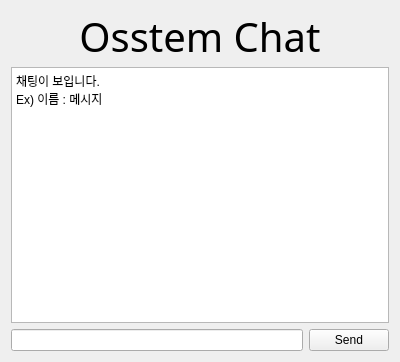
<?xml version="1.0" encoding="UTF-8"?>
<ui version="4.0">
 <class>ChatWindow</class>
 <widget class="QWidget" name="ChatWindow">
  <property name="geometry">
   <rect>
    <x>0</x>
    <y>0</y>
    <width>400</width>
    <height>362</height>
   </rect>
  </property>
  <property name="windowTitle">
   <string>Form</string>
  </property>
  <layout class="QVBoxLayout" name="verticalLayout_2">
   <item>
    <layout class="QVBoxLayout" name="verticalLayout">
     <item>
      <widget class="QLabel" name="label">
       <property name="maximumSize">
        <size>
         <width>16777215</width>
         <height>50</height>
        </size>
       </property>
       <property name="font">
        <font>
         <family>Arial Rounded MT Bold</family>
         <pointsize>30</pointsize>
        </font>
       </property>
       <property name="text">
        <string>Osstem Chat</string>
       </property>
       <property name="alignment">
        <set>Qt::AlignCenter</set>
       </property>
      </widget>
     </item>
     <item>
      <widget class="QTextEdit" name="textEdit">
       <property name="html">
        <string>&lt;!DOCTYPE HTML PUBLIC &quot;-//W3C//DTD HTML 4.0//EN&quot; &quot;http://www.w3.org/TR/REC-html40/strict.dtd&quot;&gt;
&lt;html&gt;&lt;head&gt;&lt;meta name=&quot;qrichtext&quot; content=&quot;1&quot; /&gt;&lt;meta charset=&quot;utf-8&quot; /&gt;&lt;style type=&quot;text/css&quot;&gt;
p, li { white-space: pre-wrap; }
hr { height: 1px; border-width: 0; }
&lt;/style&gt;&lt;/head&gt;&lt;body style=&quot; font-family:'맑은 고딕'; font-size:9pt; font-weight:400; font-style:normal;&quot;&gt;
&lt;p style=&quot; margin-top:0px; margin-bottom:0px; margin-left:0px; margin-right:0px; -qt-block-indent:0; text-indent:0px;&quot;&gt;채팅이 보입니다.&lt;/p&gt;
&lt;p style=&quot; margin-top:0px; margin-bottom:0px; margin-left:0px; margin-right:0px; -qt-block-indent:0; text-indent:0px;&quot;&gt;Ex) 이름 : 메시지&lt;/p&gt;
&lt;p style=&quot;-qt-paragraph-type:empty; margin-top:0px; margin-bottom:0px; margin-left:0px; margin-right:0px; -qt-block-indent:0; text-indent:0px;&quot;&gt;&lt;br /&gt;&lt;/p&gt;&lt;/body&gt;&lt;/html&gt;</string>
       </property>
      </widget>
     </item>
     <item>
      <layout class="QHBoxLayout" name="horizontalLayout">
       <item>
        <widget class="QLineEdit" name="inputLine"/>
       </item>
       <item>
        <widget class="QPushButton" name="pushButton">
         <property name="sizePolicy">
          <sizepolicy hsizetype="Fixed" vsizetype="Fixed">
           <horstretch>0</horstretch>
           <verstretch>0</verstretch>
          </sizepolicy>
         </property>
         <property name="text">
          <string>Send</string>
         </property>
        </widget>
       </item>
      </layout>
     </item>
    </layout>
   </item>
  </layout>
 </widget>
 <resources/>
 <connections/>
</ui>
